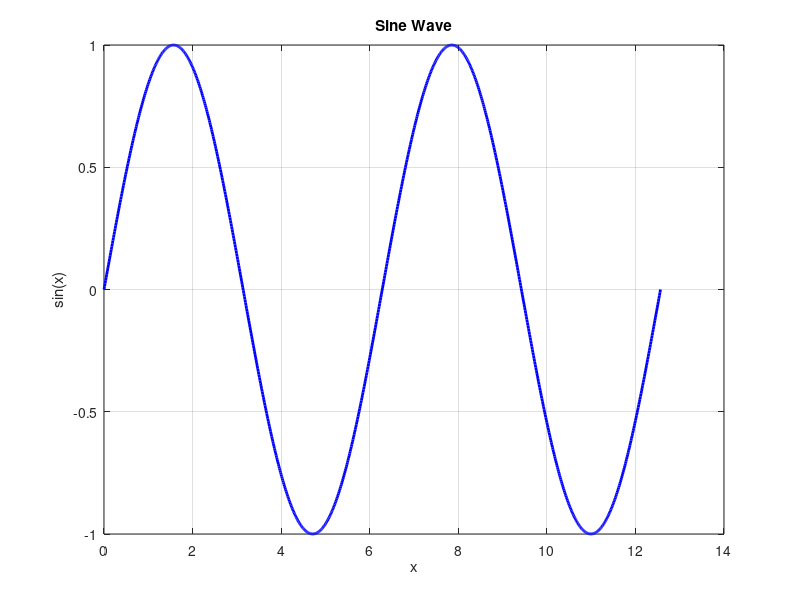

The MATLAB source for this figure:
% This MATLAB script plots a sine wave
x = linspace(0, 4*pi, 1000);
y = sin(x);
plot(x, y, 'b-', 'LineWidth', 2);
xlabel('x');
ylabel('sin(x)');
title('Sine Wave');
grid on;
